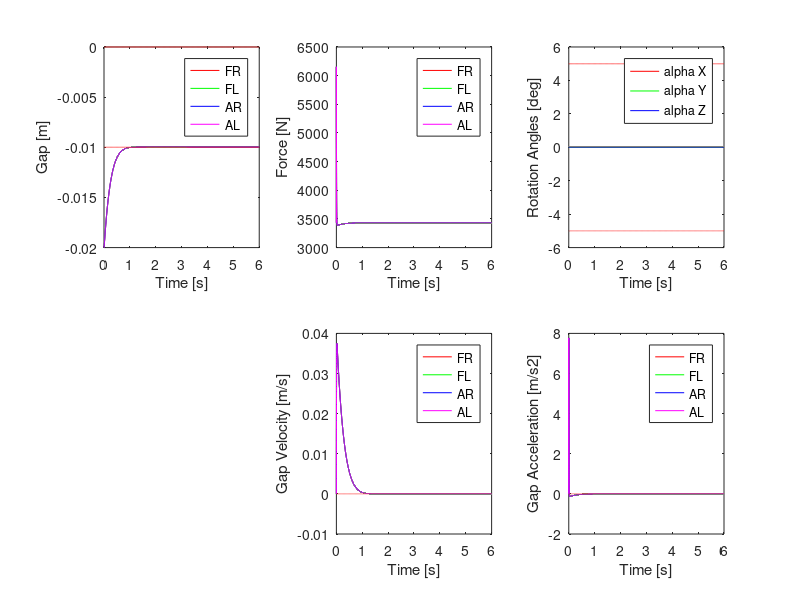

The MATLAB script that drew this image:

%gains for control law
Kp = 50;
Kd = 20;
Ki = 2;
I_trd = 0;
e_pow = 0.9;

%%%%%%%  ENVIRONMENT  %%%%%%%%

g = 9.81; %[N/kg] gracvitational acceleration

%%%%%%%  SYSTEM PROPERTIES %%%%%%%%

m_v = 1200; %[kg] mass of the pod
Mratio = 1; % ratio of ideal(measured/estimated) mass of the pod to the actual mass of the pod; adjust this multiplier for Mideal/Mreal

I_vx = 250; %[kg*m^2] moment of inertia of the vehicle roll
I_vy = 1000; %[kg*m^2] moment of inertia of the vehicle pitch

%rail and magnet arms
m_r = 15; %[kg] effective mass of the rail 
k_r = 500000; %[N/m] spring constant of the rail

m_e = 50; %[kg] mass of electormagnet module
k_b = 1500000; %[N/m] spring cosntant of magnet suspension beam 

x_E = 1; %[m] offset position of electromagnets away from CM 
y_E = 0.5; %[m] offset position of electromagnets away from CM 
z_offset = 0.0; %[m] "vertical" distance between the center of mass and the chassis level with magnets 

m_eff = (m_e + m_v/4); %[N] effective gravitational force to be supported by each magnet


%%%%%%%  MAGNET  %%%%%%%%
Imax = 100; %[A] maximum current we can supply 
gmax = 0.030; %[m] gap width at which imax is needed for equilibrium

Ieq = 6; %[A] equilibrium current - experimental
geq = 0.020; %[A] equilibrium gap width - experimental
ng = 2; %power of gap width in force eq
Cmag = m_eff*g*geq^(ng)/Ieq; %magnet constant from experimental data 


%magnet arms

%time
ti = 0; %[s] initial time
tf = 6; %[s] final time
tn = tf*2000; % number of time steps
t = linspace(ti,tf,tn); %time array
dt = (tf-ti)/tn; %[s] time step size

%disturbances

FdFR = zeros(size(t)); %[N] disturbance force 
VdFR = zeros(size(t)); %[N*s] disturbance impulse

FdFL = zeros(size(t)); %[N] disturbance force
VdFL = zeros(size(t)); %[N*s] disturbance impulse 

FdAR = zeros(size(t)); %[N] disturbance force
VdAR = zeros(size(t)); %[N*s] disturbance impulse 

FdAL = zeros(size(t)); %[N] disturbance force
VdAL = zeros(size(t)); %[N*s] disturbance impulse 



%%%%%%%  GAP VARIABLES  %%%%%%%

%front right
gFR_t = zeros(size(t)); %[m/s]
dgFR_dt = zeros(size(t)); %[m/s]
ddgFR_ddt = zeros(size(t)); %[m/s]

%front left
gFL_t = zeros(size(t)); %[m/s]
dgFL_dt = zeros(size(t)); %[m/s]
ddgFL_ddt = zeros(size(t)); %[m/s]

%aft right
gAR_t = zeros(size(t)); %[m/s]
dgAR_dt = zeros(size(t)); %[m/s]
ddgAR_ddt = zeros(size(t)); %[m/s]

%aft left; x is aligned with track, y is perpendicular, z is up
gAL_t = zeros(size(t)); %[m/s]
dgAL_dt = zeros(size(t)); %[m/s]
ddgAL_ddt = zeros(size(t)); %[m/s]

%rotation
alphaX_t = zeros(size(t)); %[rad]
dalphaX_dt = zeros(size(t)); %[rad/s]
ddalphaX_ddt = zeros(size(t)); %[rad/s2]

alphaY_t = zeros(size(t)); %[rad]
dalphaY_dt = zeros(size(t)); %[rad/s]
ddalphaY_ddt = zeros(size(t)); %[rad/s2]

alphaZ_t = zeros(size(t)); %[rad]
dalphaZ_dt = zeros(size(t)); %[rad/s]
ddalphaZ_ddt = zeros(size(t)); %[rad/s2]

%translation
zCM_t = zeros(size(t)); %[m] postion of the pod`s center of mass
dzCM_dt = zeros(size(t)); %[m/s]
ddzCM_ddt = zeros(size(t)); %[m/s2]

%%%%%%%  FORCE VARIABLES  %%%%%%%

g_ref = -0.01* ones(size(t)); %[m] reference position

IFR = zeros(size(t)); %[A] current
IFL = zeros(size(t)); %[A] current
IAR = zeros(size(t)); %[A] current
IAL = zeros(size(t)); %[A] current

FFR = zeros(size(t)); %[N] force
FFL = zeros(size(t)); %[N] force
FAR = zeros(size(t)); %[N] force
FAL = zeros(size(t)); %[N] force

%error accumulators
accFR = zeros(size(t)); % error accumulator
accFL = zeros(size(t)); % error accumulator
accAR = zeros(size(t)); % error accumulator
accAL = zeros(size(t)); % error accumulator

%%%%%%%  ICs  %%%%%%%

%assume velocities and accelerations are 0s
zCM_t(1) = -0.02 + z_offset;
alphaX_t(1) = 0;
alphaY_t(1) = 0;

Rx = [1 0 0; 0 cos(alphaX_t(1)) -sin(alphaX_t(1)); 0 sin(alphaX_t(1)) cos(alphaY_t(1))];
Ry = [cos(alphaY_t(1)) 0 sin(alphaY_t(1)); 0 1 0; -sin(alphaY_t(1)) 0 cos(alphaY_t(1))];
Rz = [cos(alphaZ_t(1)) -sin(alphaZ_t(1)) 0; sin(alphaZ_t(1)) cos(alphaZ_t(1)) 0; 0 0 1];

m_pos_0 = [x_E x_E -x_E -x_E; -y_E y_E -y_E y_E; -z_offset -z_offset -z_offset -z_offset];
m_curr_pos = [0 0 0 0; 0 0 0 0; zCM_t(1) zCM_t(1) zCM_t(1) zCM_t(1)] + Rx*Ry*Rz*m_pos_0; %first term is the position of CM
    
gFR_t(1) = m_curr_pos(3, 1); 
gFL_t(1) = m_curr_pos(3, 2); 
gAR_t(1) = m_curr_pos(3, 3);
gAL_t(1) = m_curr_pos(3, 4);

IFR(1) = m_eff*g*geq^(ng)/Cmag;
IFL(1) = m_eff*g*geq^(ng)/Cmag;
IAR(1) = m_eff*g*geq^(ng)/Cmag;
IAL(1) = m_eff*g*geq^(ng)/Cmag;

FFR(1) = m_eff*g;
FFL(1) = m_eff*g;
FAR(1) = m_eff*g;
FAL(1) = m_eff*g;


%%%%%%%  CONTROL LAW  %%%%%%%%

for i = 1:tn-1 
   
    %update accumulators
    accFR(i+1) = accFR(i) + (g_ref(i)-gFR_t(i))*dt;
    accFL(i+1) = accFL(i) + (g_ref(i)-gFL_t(i))*dt;
    accAR(i+1) = accAR(i) + (g_ref(i)-gAR_t(i))*dt;
    accAL(i+1) = accAL(i) + (g_ref(i)-gAL_t(i))*dt;

    %control laws

    IFR(i+1) = m_eff*g*((-gFR_t(i))^(ng)/Cmag)*(1 + Kp*(g_ref(i)-gFR_t(i))^(e_pow)+Kd*(0-dgFR_dt(i)) + Ki*accFR(i+1));
    if (IFR(i+1) < I_trd) 
        IFR(i+1) = 0; 
    end
    FFR(i+1) = IFR(i+1)/((-gFR_t(i))^(ng)/Cmag);
    
    IFL(i+1) = m_eff*g*((-gFL_t(i))^(ng)/Cmag)*(1 + Kp*(g_ref(i)-gFL_t(i))^(e_pow)+Kd*(0-dgFL_dt(i))+ Ki*accFL(i+1));
    if (IFL(i+1) < I_trd) 
        IFL(i+1) = 0; 
    end
    FFL(i+1) = IFL(i+1)/((-gFL_t(i))^(ng)/Cmag);

    IAR(i+1) = m_eff*g*((-gAR_t(i))^(ng)/Cmag)*(1 + Kp*(g_ref(i)-gAR_t(i))^(e_pow)+Kd*(0-dgAR_dt(i))+ Ki*accAR(i+1));
    if (IAR(i+1) < I_trd) 
        IAR(i+1) = 0; 
    end
    FAR(i+1) = IAR(i+1)/((-gAR_t(i))^(ng)/Cmag);
    
    IAL(i+1) = m_eff*g*((-gAL_t(i))^(ng)/Cmag)*(1 + Kp*(g_ref(i)-gAL_t(i))^(e_pow)+Kd*(0-dgAL_dt(i))+ Ki*accAL(i+1));
    if (IAL(i+1) < I_trd) 
        IAL(i+1) = 0; 
    end
    FAL(i+1) = IAL(i+1)/((-gAL_t(i))^(ng)/Cmag);
    

    %CM kinematics rotation
    ddalphaX_ddt(i+1) = 1/I_vx *(-FFR(i+1)*y_E + FFL(i+1) * y_E - FAR(i+1) * y_E + FAL(i+1) * y_E);
    dalphaX_dt(i+1) = dalphaX_dt(i) + ddalphaX_ddt (i+1) * dt;
    alphaX_t(i+1) = alphaX_t(i) + dalphaX_dt (i+1) * dt;

    ddalphaY_ddt(i+1) = 1/I_vy *(-FFR(i+1)*x_E - FFL(i+1) * x_E + FAR(i+1) * x_E + FAL(i+1) * x_E);
    dalphaY_dt(i+1) = dalphaY_dt(i) + ddalphaY_ddt (i+1) * dt;
    alphaY_t(i+1) = alphaY_t(i) + dalphaY_dt (i+1) * dt;
    

    %CM kinematics translation
    ddzCM_ddt(i+1) = (-4*m_eff*g + FAL(i+1) + FAR(i+1) + FFR(i+1) + FFL(i+1))/(4*m_eff); 
    dzCM_dt(i+1) = dzCM_dt(i) + ddzCM_ddt(i+1) * dt;
    zCM_t(i+1) = zCM_t(i)+dzCM_dt(i+1) * dt;


    % %magnet kinematics; disregard or account for arm bending
    % 
    % ddgFR_ddt(i+1) = ddzCM_ddt(i+1)- sin(alphaX_t(i+1))*y_E*ddalphaX_ddt(i+1) - sin(alphaY_t(i+1))*x_E*ddalphaY_ddt(i+1); 
    % dgFR_dt(i+1) = dgFR_dt(i) + ddgFR_ddt(i+1) * dt; 
    % 
    % 
    % ddgFL_ddt(i+1) = ddzCM_ddt(i+1) + sin(alphaX_t(i+1))*y_E*ddalphaX_ddt(i+1) - sin(alphaY_t(i+1))*x_E*ddalphaY_ddt(i+1); 
    % dgFL_dt(i+1) = dgFL_dt(i) + ddgFL_ddt(i+1) * dt; 
    % 
    % 
    % ddgAR_ddt(i+1) = ddzCM_ddt(i+1) - sin(alphaX_t(i+1))*y_E*ddalphaX_ddt(i+1) + sin(alphaY_t(i+1))*x_E*ddalphaY_ddt(i+1); 
    % dgAR_dt(i+1) = dgAR_dt(i) + ddgAR_ddt(i+1) * dt; 
    % 
    % 
    % ddgAL_ddt(i+1) = ddzCM_ddt(i+1) + sin(alphaX_t(i+1))*y_E*ddalphaX_ddt(i+1) + sin(alphaY_t(i+1))*x_E*ddalphaY_ddt(i+1); 
    % dgAL_dt(i+1) = dgAL_dt(i) + ddgAL_ddt(i+1) * dt; 
    % 

    %%%%%%%  POSITION FROM ROTATION  %%%%%%%%

    Rx = [1 0 0; 0 cos(alphaX_t(i+1)) -sin(alphaX_t(i+1)); 0 sin(alphaX_t(i+1)) cos(alphaY_t(i+1))];
    Ry = [cos(alphaY_t(i+1)) 0 sin(alphaY_t(i+1)); 0 1 0; -sin(alphaY_t(i+1)) 0 cos(alphaY_t(i+1))];
    Rz = [cos(alphaZ_t(i+1)) -sin(alphaZ_t(i+1)) 0; sin(alphaZ_t(i+1)) cos(alphaZ_t(i+1)) 0; 0 0 1];
    
    m_pos_0 = [x_E x_E -x_E -x_E; -y_E y_E -y_E y_E; -z_offset -z_offset -z_offset -z_offset];
    m_curr_pos = [0 0 0 0; 0 0 0 0; zCM_t(i+1) zCM_t(i+1) zCM_t(i+1) zCM_t(i+1)] + Rx*Ry*Rz*m_pos_0;

    gFR_t(i+1) = m_curr_pos(3, 1); 
    gFL_t(i+1) = m_curr_pos(3, 2); 
    gAR_t(i+1) = m_curr_pos(3, 3);
    gAL_t(i+1) = m_curr_pos(3, 4);

    dgFR_dt(i+1) = (gFR_t(i+1) - gFR_t(i))/dt;
    dgFL_dt(i+1) = (gFL_t(i+1) - gFL_t(i))/dt;
    dgAR_dt(i+1) = (gAR_t(i+1) - gAR_t(i))/dt;
    dgAL_dt(i+1) = (gAL_t(i+1) - gAL_t(i))/dt;

    ddgFR_ddt(i+1) = (dgFR_dt(i+1) - dgFR_dt(i))/dt;
    ddgFL_ddt(i+1) = (dgFL_dt(i+1) - dgFL_dt(i))/dt;
    ddgAR_ddt(i+1) = (dgAR_dt(i+1) - dgAR_dt(i))/dt;
    ddgAL_ddt(i+1) = (dgAL_dt(i+1) - dgAL_dt(i))/dt;

end

%%%%%%%%  PLOTTING  %%%%%%%%
figure

subplot(2,3,1)
plot (t, gFR_t, 'r-')
hold on
plot (t, gFL_t, 'g-');
hold on
plot (t, gAR_t, 'b-');
hold on
plot (t, gAL_t, 'm-');
hold on
plot (t, g_ref, 'r--')
hold on
plot (t, zeros(size(t)), 'r--')
xlabel('Time [s]')
ylabel('Gap [m]')
hold off
legend('FR','FL', 'AR', 'AL')

subplot(2,3,2)
plot (t, FFR, 'r-')
hold on
plot (t, FFL, 'g-');
hold on
plot (t, FAR, 'b-');
hold on
plot (t, FAL, 'm-');
xlabel('Time [s]')
ylabel('Force [N]')
hold off
legend('FR','FL', 'AR', 'AL')

subplot(2,3,3)
plot (t, 180/3.1415*alphaX_t, 'r-')
hold on
plot (t, 180/3.1415*alphaY_t, 'g-');
hold on
plot (t, 180/3.1415*alphaZ_t, 'b-');
hold on
plot (t, zeros(size(t)), '--')
hold on
plot (t, 5*ones(size(t)), 'r--')
hold on
plot (t, -5*ones(size(t)), 'r--')
xlabel('Time [s]')
ylabel('Rotation Angles [deg]')
hold off
legend('alpha X','alpha Y', 'alpha Z')

% subplot(2,2,4)
% plot (t, IFR, 'r-')
% hold on
% plot (t, IFL, 'g-');
% hold on
% plot (t, IAR, 'b-');
% hold on
% plot (t, IAL, 'm-');
% xlabel('Time [s]')
% ylabel('Current [A]')
% hold off
% legend('FR','FL', 'AR', 'AL')

subplot(2,3,5)
plot (t, dgFR_dt, 'r-')
hold on
plot (t, dgFL_dt, 'g-');
hold on
plot (t, dgAR_dt, 'b-');
hold on
plot (t, dgAL_dt, 'm-');
hold on
plot (t, zeros(size(t)), 'r--')
xlabel('Time [s]')
ylabel('Gap Velocity [m/s]')
hold off
legend('FR','FL', 'AR', 'AL')

subplot(2,3,6)
plot (t, ddgFR_ddt, 'r-')
hold on
plot (t, ddgFL_ddt, 'g-');
hold on
plot (t, ddgAR_ddt, 'b-');
hold on
plot (t, ddgAL_ddt, 'm-');
hold on
plot (t, zeros(size(t)), 'r--')
xlabel('Time [s]')
ylabel('Gap Acceleration [m/s2]')
hold off
legend('FR','FL', 'AR', 'AL')